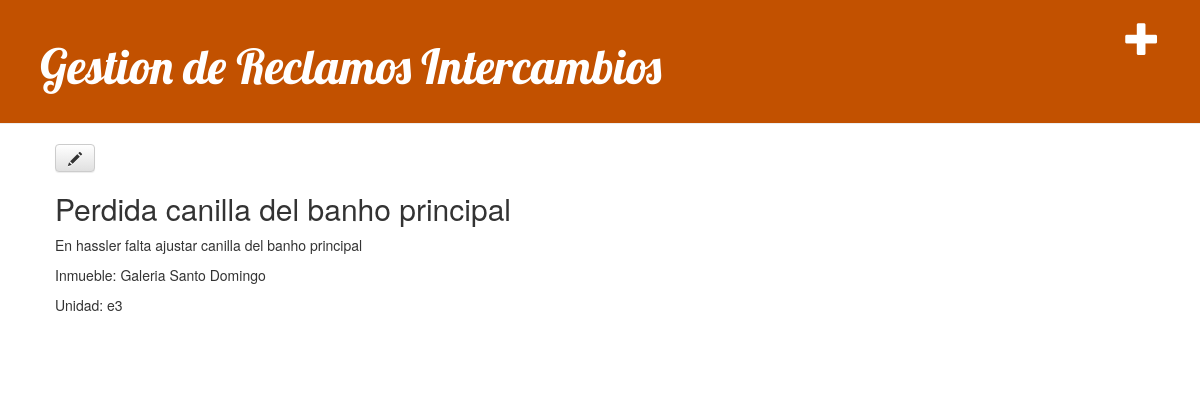
Screenshot of /reclamo/2/ with the database file from the repository.
### Reclamos/models.py (models this page shows, shortened)
class Reclamo(models.Model):
	"""docstring for Inmueble"""
	INICIADO ='IN'
	ENPROGRESO = 'PR'
	FINALIZADO = 'FI'
	ESTADO_RECLAMO = [
        (INICIADO, 'Iniciado'),
        (ENPROGRESO, 'EnProgreso'),
        (FINALIZADO, 'Finalizado'),
    ]
	titulo = models.CharField(max_length=200)
	descripcion = models.TextField()
	inmueble = models.ForeignKey(Inmueble ,on_delete=models.CASCADE,blank=True,null=True)
	unidad = models.CharField(max_length=10)
	comentario = models.CharField(max_length=200)
	estado = models.CharField(max_length=2, choices=ESTADO_RECLAMO, default=INICIADO)
	creado = models.DateTimeField(default=datetime.now, blank=True)

### Inmuebles/models.py (models this page shows)
class Inmueble(models.Model):
	def __str__(self):
		return '' + self.nombre
	"""docstring for Inmueble"""
	nombre = models.CharField(max_length=200)
	direccion = models.CharField(max_length=200)

### Reclamos/views.py (the view)
# urls.py: path('reclamo/<int:pk>/', views.reclamo_detail, name='reclamo_detail'),
def reclamo_detail(request, pk):
    reclamos = get_object_or_404(Reclamo, pk=pk)
    return render(request, 'reclamos/reclamo_detail.html', {'reclamos': reclamos})

### Reclamos/templates/reclamos/reclamo_detail.html (shortened to what this page needs)
{% extends 'reclamos/base.html' %}
{% block content %}
    <div class="post">
        <a class="btn btn-default" href="{% url 'reclamo_edit' pk=reclamos.pk %}"><span class="glyphicon glyphicon-pencil"></span></a>
        <h2>{{ reclamos.titulo }}</h2>
        <p>{{ reclamos.descripcion|linebreaksbr }}</p>
        <p>Inmueble: {{ reclamos.inmueble }}</p>
        <p>Unidad: {{ reclamos.unidad }}</p>
    </div>
{% endblock %}

### Reclamos/static/css/reclamos.css (style rules this page uses)
.post { margin-bottom: 70px; }

### rows the page displays
Reclamo: titulo "Perdida canilla del banho principal", descripcion "En hassler falta ajustar canilla del banho principal", inmueble "Galeria Santo Domingo", unidad "e3"
